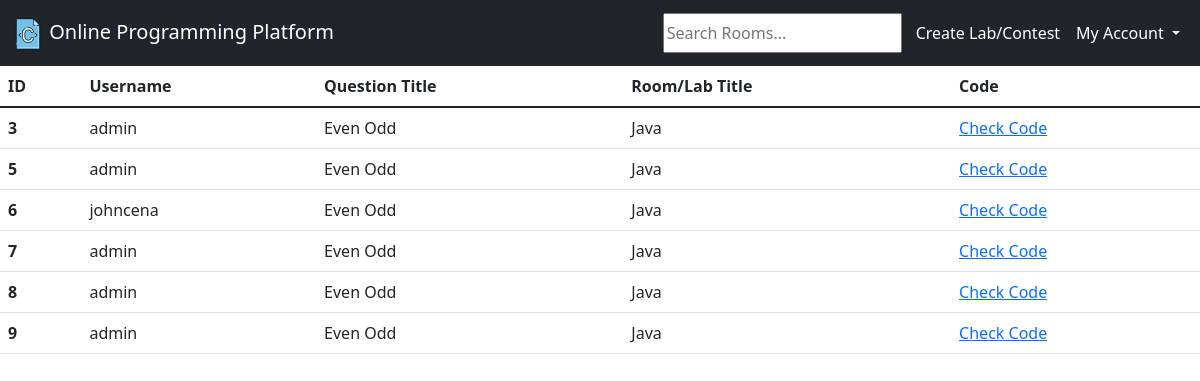
The page /room_responses/4 (signed in) on the database as committed earlier.
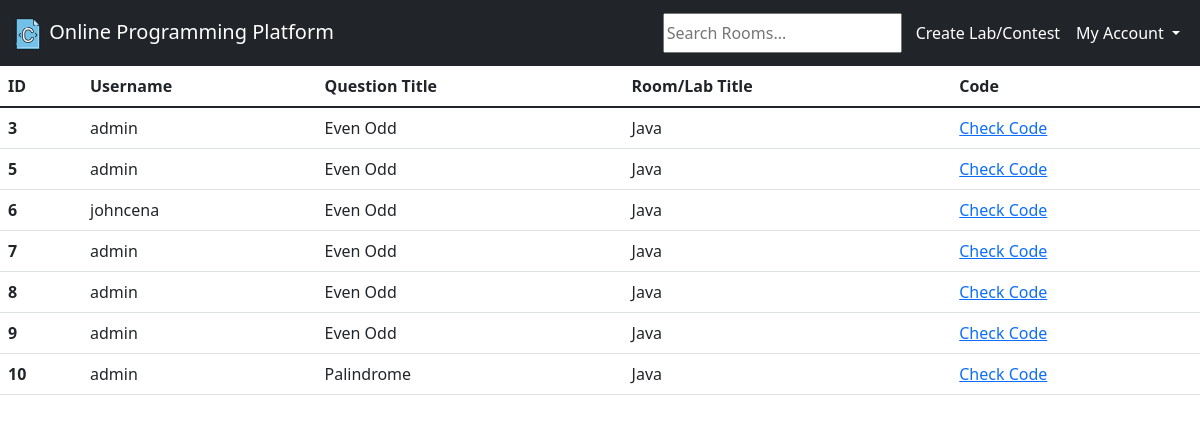
The same page on the database as committed later.
### base/models.py (models this page shows, shortened)
class Solution(models.Model):
    code = models.TextField()
    user = models.ForeignKey(User, on_delete=models.SET_NULL, null=True)
    question = models.ForeignKey(Question, on_delete=models.CASCADE)
    room = models.ForeignKey(Room, on_delete=models.CASCADE)
    input = models.TextField(null=True)
    updated = models.DateTimeField(auto_now=True)
    created = models.DateTimeField(auto_now_add=True)

class Question(models.Model):
    question_title = models.CharField(max_length=50)
    question_full = models.TextField()
    sample_test_case = models.TextField()
    updated = models.DateTimeField(auto_now=True)
    created = models.DateTimeField(auto_now_add=True)
    room = models.ForeignKey(Room, on_delete=models.CASCADE)
    def __str__(self):
        return self.question_title

class Room(models.Model):
    host = models.ForeignKey(User, on_delete=models.SET_NULL, null=True)
    name = models.CharField(max_length=200)
    description = models.TextField(null=True, blank=True)
    updated = models.DateTimeField(auto_now=True)
    created = models.DateTimeField(auto_now_add=True)
    class Meta:
        ordering = ['-updated', '-created']
    def __str__(self):
        return self.name

### base/views.py (the view)
# urls.py: path('room_responses/<str:pk>', views.roomResponses, name="roomResponses"),
@login_required(login_url='login')
def roomResponses(request, pk):
    room = Room.objects.get(id=pk)
    if request.user != room.host:
        return HttpResponse("You can't do this ...")
    solutions = Solution.objects.filter(room=room)
    context = {'solutions': solutions, 'room': room}
    return render(request, "responses.html", context)

### templates/responses.html
{% extends 'main.html' %}
{% block content %}
<table class="table table-hover">
    <thead>
    <tr>
        <th scope="col">ID</th>
        <th scope="col">Username</th>
        <th scope="col">Question Title</th>
        <th scope="col">Room/Lab Title</th>
        <th scope="col">Code</th>
    </tr>
    </thead>
    <tbody>
    {% for sol in solutions %}
    <tr>
        <th scope="row">{{sol.id}}</th>
        <td>{{sol.user}}</td>
        <td>{{sol.question}}</td>
        <td>{{sol.room}}</td>
        <td><a href="//{{request.get_host}}/view_response/{{room.id}}/{{sol.question.id}}/{{sol.id}}/"> Check Code </a></td>
    </tr>
    {% endfor %}
    </tbody>
</table>
{% endblock %}

### templates/main.html (shortened to what this page needs)
<!DOCTYPE html>
<html lang="en">
<head>
    <link href="https://cdn.jsdelivr.net/npm/bootstrap@5.1.3/dist/css/bootstrap.min.css"
          rel="stylesheet"
>
</head>
<body>
    {% include 'navbar.html' %}
    {% block content %}
    {% endblock %}
</body>
</html>

### templates/navbar.html (shortened to what this page needs)
<nav class="navbar navbar-expand-lg navbar-dark bg-dark">
    <div class="container-fluid">
        <h2>
            <a class="navbar-brand" href="/home/">
                {% load static %}
                <img src="{% static 'images/c64.png' %}" alt=""
                     width="32" height="32" class="d-inline-block align-text-top">
                Online Programming Platform
            </a>
        </h2>
        <div class="collapse navbar-collapse" id="navbarSupportedContent">
            <ul class="navbar-nav ms-auto mb-2 mb-lg-0">
                <form class="d-flex" method="GET" action="/home/" style="padding-right:6px;">
                    <input type="text" name="q" placeholder="Search Rooms...">
                </form>
                <li class="nav-item">
                    <a class="nav-link active" href="/create_room">Create Lab/Contest</a>
                </li>
                <li class="nav-item dropdown">
                    <a class="nav-link active dropdown-toggle" href="#" id="navbarDropdown" role="button"
                       data-bs-toggle="dropdown" aria-expanded="false">
                        My Account
                    </a>
                </li>
            </ul>
        </div>
    </div>
</nav>

Rows that differ between the two databases and show on the page:
added Solution: id "10", user "admin", question "Palindrome", room "Java"
